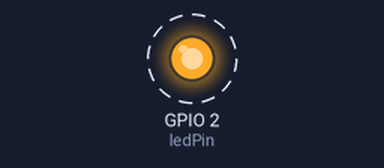
Simulated run of this sketch. Board: ESP32. Shown: output pins drawn as LEDs (lit = HIGH). Dashed ring = blinking. WiFi joins after 1.5 s; servers stay silent unless stated; what the sketch prints to the serial monitor is not drawn.

Above: at 1.6 s.
Timing chart, 0 to 4.5 s (numbered marks = the images above):
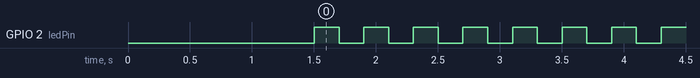

The sketch:

OTA.ino
```cpp
#include <WiFi.h>
#include <ArduinoOTA.h>

const char* ssid = "Bytes";  // Your Wi-Fi SSID
const char* password = "hashika2000";  // Your Wi-Fi password

const int ledPin = 2;

void setup() {
  Serial.begin(115200);

  // Connect to Wi-Fi
  WiFi.begin(ssid, password);
  while (WiFi.status() != WL_CONNECTED) {
    delay(250);
    Serial.print(".");
  }
  Serial.println("Connected to Wi-Fi");

  pinMode(ledPin, OUTPUT);

  // Start OTA
  ArduinoOTA.setPassword("myOTAPassword");
  ArduinoOTA.begin();
}

void loop() {
  ArduinoOTA.handle();  // Handle OTA requests


  digitalWrite(ledPin, HIGH); // Turn the LED on
  delay(200);                // Wait for 1 second (1000 ms)
  digitalWrite(ledPin, LOW);  // Turn the LED off
  delay(200);                // Wait for 1 second


}
```

Measured:
- by itself, GPIO 2 (ledPin): alternates HIGH for 0.20 s and LOW for 0.20 s
